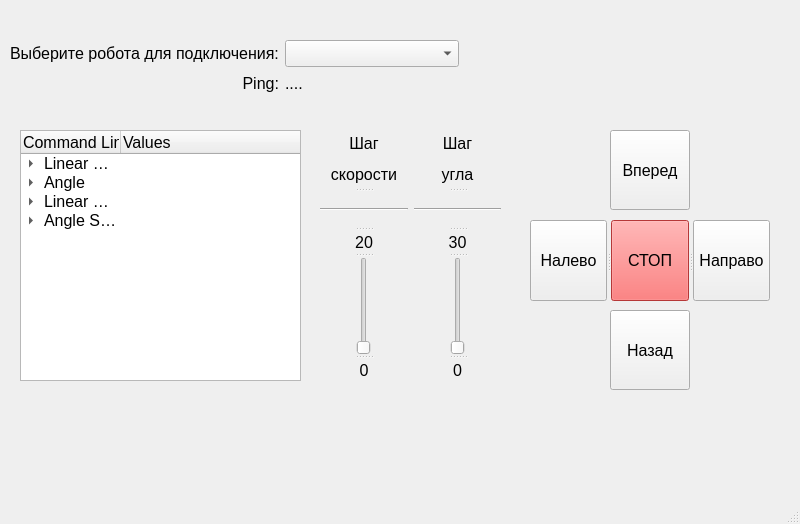
<?xml version="1.0" encoding="UTF-8"?>
<ui version="4.0">
 <class>robot_gui</class>
 <widget class="QMainWindow" name="robot_gui">
  <property name="geometry">
   <rect>
    <x>0</x>
    <y>0</y>
    <width>800</width>
    <height>524</height>
   </rect>
  </property>
  <property name="windowTitle">
   <string>Robot GUI</string>
  </property>
  <widget class="QWidget" name="centralwidget">
   <widget class="QPushButton" name="button_forward">
    <property name="geometry">
     <rect>
      <x>610</x>
      <y>130</y>
      <width>80</width>
      <height>80</height>
     </rect>
    </property>
    <property name="font">
     <font>
      <pointsize>12</pointsize>
     </font>
    </property>
    <property name="text">
     <string>Вперед</string>
    </property>
    <property name="autoDefault">
     <bool>false</bool>
    </property>
   </widget>
   <widget class="QPushButton" name="button_backward">
    <property name="geometry">
     <rect>
      <x>610</x>
      <y>310</y>
      <width>80</width>
      <height>80</height>
     </rect>
    </property>
    <property name="font">
     <font>
      <pointsize>12</pointsize>
     </font>
    </property>
    <property name="text">
     <string>Назад</string>
    </property>
   </widget>
   <widget class="QTreeWidget" name="command_info">
    <property name="geometry">
     <rect>
      <x>20</x>
      <y>130</y>
      <width>281</width>
      <height>251</height>
     </rect>
    </property>
    <property name="font">
     <font>
      <pointsize>12</pointsize>
      <weight>50</weight>
      <bold>false</bold>
     </font>
    </property>
    <property name="sortingEnabled">
     <bool>false</bool>
    </property>
    <property name="allColumnsShowFocus">
     <bool>false</bool>
    </property>
    <property name="wordWrap">
     <bool>false</bool>
    </property>
    <property name="headerHidden">
     <bool>false</bool>
    </property>
    <column>
     <property name="text">
      <string>Command Lines</string>
     </property>
     <property name="font">
      <font>
       <pointsize>12</pointsize>
      </font>
     </property>
    </column>
    <column>
     <property name="text">
      <string>Values</string>
     </property>
     <property name="font">
      <font>
       <pointsize>12</pointsize>
      </font>
     </property>
    </column>
    <item>
     <property name="text">
      <string>Linear Velocity</string>
     </property>
     <property name="font">
      <font>
       <pointsize>12</pointsize>
      </font>
     </property>
     <property name="text">
      <string/>
     </property>
     <item>
      <property name="text">
       <string>Value:</string>
      </property>
      <property name="font">
       <font>
        <pointsize>12</pointsize>
       </font>
      </property>
      <property name="text">
       <string>0</string>
      </property>
      <property name="font">
       <font>
        <pointsize>12</pointsize>
       </font>
      </property>
     </item>
    </item>
    <item>
     <property name="text">
      <string>Angle</string>
     </property>
     <property name="font">
      <font>
       <pointsize>12</pointsize>
      </font>
     </property>
     <item>
      <property name="text">
       <string>Value:</string>
      </property>
      <property name="font">
       <font>
        <pointsize>12</pointsize>
       </font>
      </property>
      <property name="text">
       <string>0</string>
      </property>
      <property name="font">
       <font>
        <pointsize>12</pointsize>
       </font>
      </property>
     </item>
    </item>
    <item>
     <property name="text">
      <string>Linear Vel Step</string>
     </property>
     <property name="font">
      <font>
       <pointsize>12</pointsize>
      </font>
     </property>
     <item>
      <property name="text">
       <string>Value:</string>
      </property>
      <property name="font">
       <font>
        <pointsize>12</pointsize>
       </font>
      </property>
      <property name="text">
       <string>0</string>
      </property>
      <property name="font">
       <font>
        <pointsize>12</pointsize>
       </font>
      </property>
     </item>
    </item>
    <item>
     <property name="text">
      <string>Angle Step:</string>
     </property>
     <property name="font">
      <font>
       <pointsize>12</pointsize>
      </font>
     </property>
     <item>
      <property name="text">
       <string>Value</string>
      </property>
      <property name="font">
       <font>
        <pointsize>12</pointsize>
       </font>
      </property>
      <property name="text">
       <string>0</string>
      </property>
      <property name="font">
       <font>
        <pointsize>12</pointsize>
       </font>
      </property>
     </item>
    </item>
   </widget>
   <widget class="QWidget" name="layoutWidget">
    <property name="geometry">
     <rect>
      <x>10</x>
      <y>40</y>
      <width>449</width>
      <height>54</height>
     </rect>
    </property>
    <layout class="QGridLayout" name="ping_grid">
     <item row="0" column="0">
      <widget class="QLabel" name="choice_label">
       <property name="font">
        <font>
         <pointsize>12</pointsize>
        </font>
       </property>
       <property name="text">
        <string>Выберите робота для подключения:</string>
       </property>
      </widget>
     </item>
     <item row="0" column="1">
      <widget class="QComboBox" name="robot_cb">
       <property name="font">
        <font>
         <pointsize>12</pointsize>
        </font>
       </property>
      </widget>
     </item>
     <item row="1" column="0">
      <widget class="QLabel" name="ping_label">
       <property name="font">
        <font>
         <pointsize>12</pointsize>
        </font>
       </property>
       <property name="text">
        <string>Ping:</string>
       </property>
       <property name="alignment">
        <set>Qt::AlignRight|Qt::AlignTrailing|Qt::AlignVCenter</set>
       </property>
      </widget>
     </item>
     <item row="1" column="1">
      <widget class="QLabel" name="ping_output">
       <property name="font">
        <font>
         <pointsize>12</pointsize>
        </font>
       </property>
       <property name="text">
        <string>....</string>
       </property>
      </widget>
     </item>
    </layout>
   </widget>
   <widget class="QSplitter" name="splitter_3">
    <property name="geometry">
     <rect>
      <x>530</x>
      <y>220</y>
      <width>240</width>
      <height>81</height>
     </rect>
    </property>
    <property name="orientation">
     <enum>Qt::Horizontal</enum>
    </property>
    <widget class="QPushButton" name="button_left">
     <property name="font">
      <font>
       <pointsize>12</pointsize>
      </font>
     </property>
     <property name="text">
      <string>Налево</string>
     </property>
    </widget>
    <widget class="QPushButton" name="button_stop">
     <property name="font">
      <font>
       <pointsize>12</pointsize>
      </font>
     </property>
     <property name="styleSheet">
      <string notr="true">background-color: rgb(255, 79, 79);</string>
     </property>
     <property name="text">
      <string>СТОП</string>
     </property>
    </widget>
    <widget class="QPushButton" name="button_right">
     <property name="font">
      <font>
       <pointsize>12</pointsize>
      </font>
     </property>
     <property name="text">
      <string>Направо</string>
     </property>
    </widget>
   </widget>
   <widget class="QWidget" name="layoutWidget">
    <property name="geometry">
     <rect>
      <x>320</x>
      <y>130</y>
      <width>181</width>
      <height>251</height>
     </rect>
    </property>
    <layout class="QGridLayout" name="gridLayout">
     <item row="0" column="0">
      <widget class="QSplitter" name="splitter">
       <property name="orientation">
        <enum>Qt::Vertical</enum>
       </property>
       <widget class="QLabel" name="label">
        <property name="font">
         <font>
          <pointsize>12</pointsize>
         </font>
        </property>
        <property name="text">
         <string>&lt;html&gt;&lt;head/&gt;&lt;body&gt;&lt;p align=&quot;center&quot;&gt;Шаг&lt;/p&gt;&lt;p align=&quot;center&quot;&gt;скорости&lt;/p&gt;&lt;/body&gt;&lt;/html&gt;</string>
        </property>
        <property name="alignment">
         <set>Qt::AlignCenter</set>
        </property>
       </widget>
       <widget class="Line" name="line">
        <property name="orientation">
         <enum>Qt::Horizontal</enum>
        </property>
       </widget>
       <widget class="QLabel" name="label_4">
        <property name="font">
         <font>
          <pointsize>12</pointsize>
         </font>
        </property>
        <property name="text">
         <string>20</string>
        </property>
        <property name="alignment">
         <set>Qt::AlignCenter</set>
        </property>
       </widget>
       <widget class="QSlider" name="vel_step_slider">
        <property name="orientation">
         <enum>Qt::Vertical</enum>
        </property>
       </widget>
       <widget class="QLabel" name="label_3">
        <property name="font">
         <font>
          <pointsize>12</pointsize>
         </font>
        </property>
        <property name="text">
         <string>0</string>
        </property>
        <property name="alignment">
         <set>Qt::AlignCenter</set>
        </property>
       </widget>
      </widget>
     </item>
     <item row="0" column="1">
      <widget class="QSplitter" name="splitter_2">
       <property name="orientation">
        <enum>Qt::Vertical</enum>
       </property>
       <widget class="QLabel" name="label_2">
        <property name="font">
         <font>
          <pointsize>12</pointsize>
         </font>
        </property>
        <property name="text">
         <string>&lt;html&gt;&lt;head/&gt;&lt;body&gt;&lt;p align=&quot;center&quot;&gt;&lt;span style=&quot; font-size:12pt;&quot;&gt;Шаг&lt;/span&gt;&lt;/p&gt;&lt;p align=&quot;center&quot;&gt;&lt;span style=&quot; font-size:12pt;&quot;&gt;угла&lt;/span&gt;&lt;/p&gt;&lt;/body&gt;&lt;/html&gt;</string>
        </property>
       </widget>
       <widget class="Line" name="line_2">
        <property name="orientation">
         <enum>Qt::Horizontal</enum>
        </property>
       </widget>
       <widget class="QLabel" name="label_5">
        <property name="font">
         <font>
          <pointsize>12</pointsize>
         </font>
        </property>
        <property name="text">
         <string>30</string>
        </property>
        <property name="alignment">
         <set>Qt::AlignCenter</set>
        </property>
       </widget>
       <widget class="QSlider" name="angle_step_slider">
        <property name="orientation">
         <enum>Qt::Vertical</enum>
        </property>
       </widget>
       <widget class="QLabel" name="label_6">
        <property name="font">
         <font>
          <pointsize>12</pointsize>
         </font>
        </property>
        <property name="text">
         <string>0</string>
        </property>
        <property name="alignment">
         <set>Qt::AlignCenter</set>
        </property>
       </widget>
      </widget>
     </item>
    </layout>
   </widget>
  </widget>
  <widget class="QMenuBar" name="menubar">
   <property name="geometry">
    <rect>
     <x>0</x>
     <y>0</y>
     <width>800</width>
     <height>20</height>
    </rect>
   </property>
  </widget>
  <widget class="QStatusBar" name="statusbar"/>
 </widget>
 <resources/>
 <connections/>
</ui>
